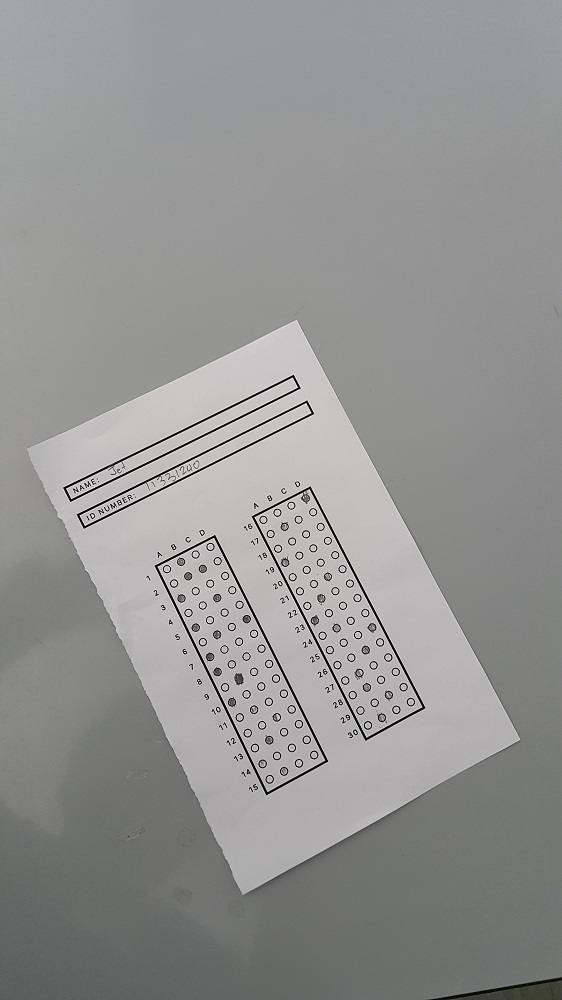
#> input picture With Test Cases/_Test Photos/10.jpg, 562 x 1000 px, given in place of 4.jpg, which was not available
$ python main.py   (older library calls are emulated)
#> lines starting #> are read from the running program, lines starting #| are printed output that depends on the picture; after the words box and inside, x2 and y2 are one past the last pixel; in counts of white or black regions, pixels touching at a corner belong together; pictures that were not available may be replaced by others from this repository, and a replacement may not be noted
### With Test Cases/normalize.py
import cv2
import numpy as np
import fourpoint as f
import rotate
import imutils

def normalize(filename):
#> called with filename = '4'
	image = cv2.imread("_Test Photos/"+filename+".jpg")
#> image is the input picture: shape (1000, 562, 3); mean B, G, R 146.7, 147.4, 147.4
	height = np.size(image, 0)
#> height = 1000
	width = np.size(image, 1)
#> width = 562

	# [6 lines of commented-out code are left out]

	scratch = image.copy()
	gray = cv2.cvtColor(image.copy(), cv2.COLOR_BGR2GRAY)
	gray = cv2.GaussianBlur(gray.copy(), (5, 5), 0)
	edged = cv2.Canny(gray, 50, 200)
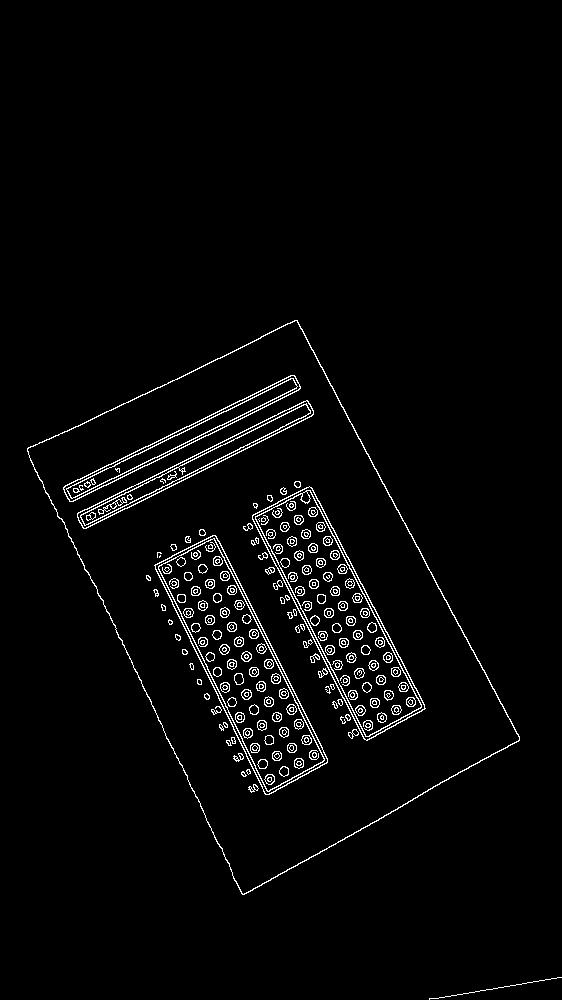
#> edged: shape (1000, 562); 2.7% white in thin lines or dots, all inside (x1, y1, x2, y2) = (27, 320, 562, 1000)
	#opening = cv2.morphologyEx(edged, cv2.MORPH_CLOSE, kernel)

	im2, cnts, hier = cv2.findContours(edged.copy(), cv2.RETR_LIST, cv2.CHAIN_APPROX_SIMPLE)
#> cnts = 567 contours, 312 with area under 20; largest, box (x1, y1, x2, y2) and area: (27, 320, 520, 895) 149297, (27, 320, 520, 895) 148649, (154, 535, 328, 795) 17966, (155, 535, 328, 795) 17682, (252, 486, 426, 741) 17182
	sorted_c = sorted(cnts, key = cv2.contourArea, reverse = True)
#> sorted_c has the same summary as cnts


	for c in sorted_c:
		peri = cv2.arcLength(c, True)
		approx = cv2.approxPolyDP(c, 0.04 * peri, True)

		if len(approx) == 4:
			paper = approx
			break
#> this loop made 1 pass
#> (peri, paper) on pass 1: (1712.2, [[297, 320], [27, 448], [242, 894], [519, 740]])


	cv2.drawContours(scratch, [paper], -1, (0,255,0), 3)
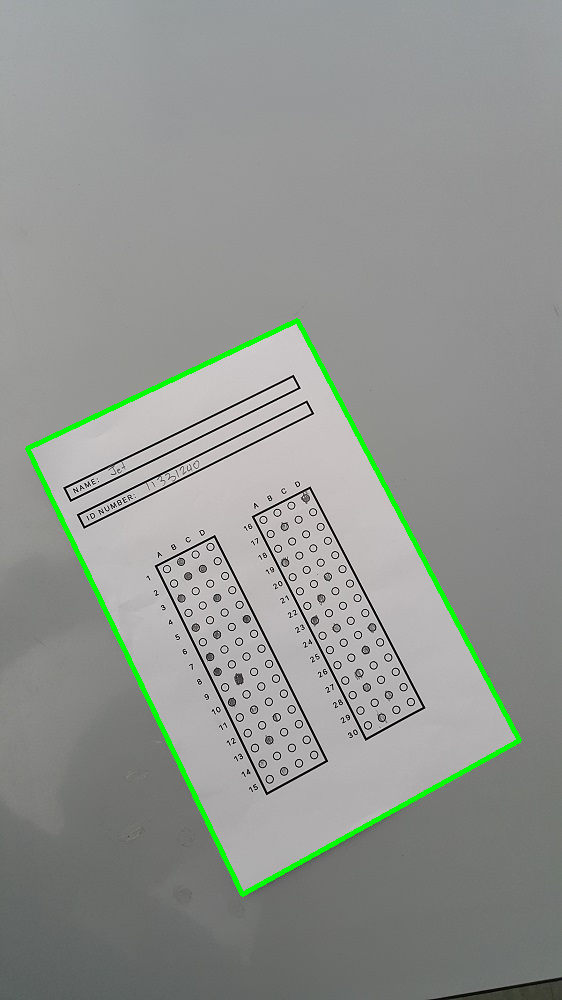
#> scratch: shape (1000, 562, 3); 1.4% of pixels changed, all inside (x1, y1, x2, y2) = (25, 318, 522, 897)
	warped = f.four_point_transform(image.copy(), paper.reshape(4, 2))
	warped = cv2.resize(warped, (1275, 1650))
	# [5 lines of commented-out code are left out]
	final = rotate.fixRotation(warped)

	return final

### With Test Cases/fourpoint.py
import numpy as np
import cv2


def order_points(pts):
	# initialzie a list of coordinates that will be ordered
	# such that the first entry in the list is the top-left,
	# the second entry is the top-right, the third is the
	# bottom-right, and the fourth is the bottom-left
	rect = np.zeros((4, 2), dtype = "float32")

	# the top-left point will have the smallest sum, whereas
	# the bottom-right point will have the largest sum
	s = pts.sum(axis = 1)
#> s = [617, 475, 1136, 1259]
	rect[0] = pts[np.argmin(s)]
	rect[2] = pts[np.argmax(s)]

	# now, compute the difference between the points, the
	# top-right point will have the smallest difference,
	# whereas the bottom-left will have the largest difference
	diff = np.diff(pts, axis = 1)
#> diff = [23, 421, 652, 221]
	rect[1] = pts[np.argmin(diff)]
	rect[3] = pts[np.argmax(diff)]

	# [5 lines of commented-out code are left out]

	width =  rect[1][0] - rect[0][0]
	height = rect[3][1] - rect[0][1]
	print (width)
	print (height)

	if(width > height):
		rect2 = np.zeros((4, 2), dtype = "float32")
		rect2[0] = rect[3]
		rect2[1] = rect[0]
		rect2[2] = rect[1]
		rect2[3] = rect[2]
		return rect2

	# return the ordered coordinates
	return rect


def four_point_transform(image, pts):


	rect = order_points(pts)
#> rect = [[27, 448], [297, 320], [519, 740], [242, 894]]
	(tl, tr, br, bl) = rect
#> tl = [27, 448]; tr = [297, 320]; br = [519, 740]; bl = [242, 894]

	widthA = np.sqrt(((br[0] - bl[0]) ** 2) + ((br[1] - bl[1]) ** 2))
#> widthA = 316.9
	widthB = np.sqrt(((tr[0] - tl[0]) ** 2) + ((tr[1] - tl[1]) ** 2))
#> widthB = 298.8
	maxWidth = max(int(widthA), int(widthB))
#> maxWidth = 316

	heightA = np.sqrt(((tr[0] - br[0]) ** 2) + ((tr[1] - br[1]) ** 2))
#> heightA = 475.1
	heightB = np.sqrt(((tl[0] - bl[0]) ** 2) + ((tl[1] - bl[1]) ** 2))
#> heightB = 495.1
	maxHeight = max(int(heightA), int(heightB))
#> maxHeight = 495


	dst = np.array([
		[0, 0],
		[maxWidth - 1, 0],
		[maxWidth - 1, maxHeight - 1],
		[0, maxHeight - 1]], dtype = "float32")
#> dst = [[0, 0], [315, 0], [315, 494], [0, 494]]

	M = cv2.getPerspectiveTransform(rect, dst)
#> M = [[0.985, -0.475, 186.2], [0.49, 1.03, -476.2], [-6.99e-05, 0.000182, 1]]
	warped = cv2.warpPerspective(image, M, (maxWidth, maxHeight))
	return warped

### With Test Cases/rotate.py
import cv2
import numpy as np
from matplotlib import pyplot as plt
from skimage import measure


def fixRotation(image):
	scratch = image.copy()
	gray = cv2.cvtColor(image.copy(), cv2.COLOR_BGR2GRAY)
#> gray: shape (1650, 1275)
	gray = cv2.GaussianBlur(gray.copy(), (5, 5), 0)

	edged = cv2.adaptiveThreshold(gray,255,cv2.ADAPTIVE_THRESH_GAUSSIAN_C,cv2.THRESH_BINARY,11,2)
#> edged: shape (1650, 1275); 92.1% white; 2418 black regions (2067 under 20 px), largest, box (x1, y1, x2, y2) and area: (254, 559, 540, 1410) 17889, (706, 556, 989, 1407) 17595, (62, 173, 1148, 237) 15691
	edged = 255-edged;
	edged =  cv2.morphologyEx(edged, cv2.MORPH_OPEN, np.ones((4,4)))
#> edged: shape (1650, 1275); 7.2% white; 488 white regions (70 under 20 px)


	# cv2.imshow("Here",scratch)
	# cv2.imshow("otherside",edged)

	blobs_labels, lent = measure.label(edged, background=0, return_num=1)
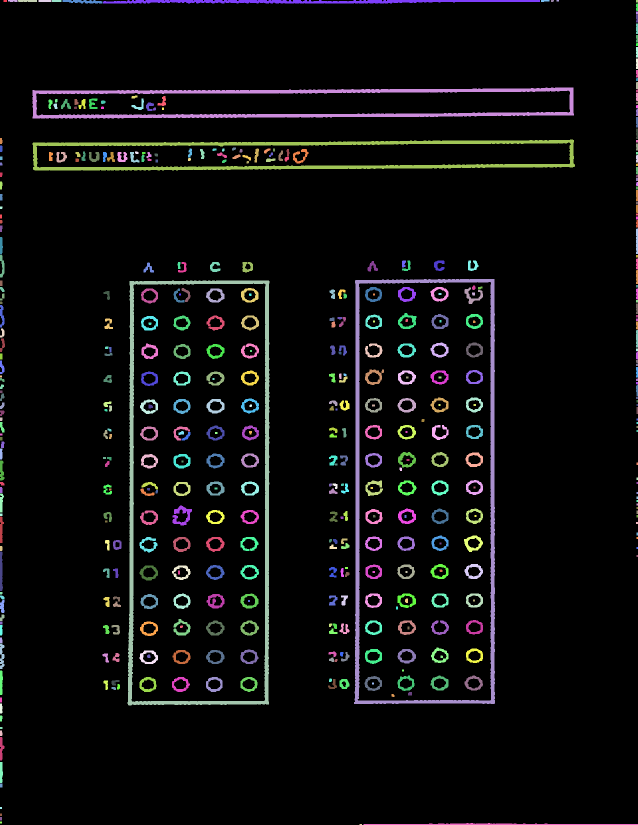
#> blobs_labels: shape (1650, 1275) int64 (shown at 1/2 size); 489 distinct labels, from 0 to 488; one colour per label, 0 black
#> lent = 488
	props = measure.regionprops(blobs_labels)
#> props = 488 regions; largest, box (x1, y1, x2, y2) and area: (255, 561, 539, 1411) 17320, (708, 558, 990, 1408) 17117, (65, 175, 1148, 237) 15414, (65, 279, 1150, 341) 15226, (206, 0, 1080, 7) 4530


	areas = []
	i = 0
	for p in props:
		areas.append([p.area, p.bbox, p.centroid ,i])
		i = i + 1
#> after the loop, areas = 488 items; i = 488

	areas.sort(reverse=True)

	x, y, x2, y2 = areas[2][1]
#> x = 175; y = 65; x2 = 237; y2 = 1148
	b1 = image[x:x2, y:y2]

	x, y, x2, y2 = areas[3][1]
#> x = 279; x2 = 341; y2 = 1150
	b2 = image[x:x2, y:y2]

	# cv2.imshow('b1', b1)
	# cv2.imshow('b2', b2)

	height = np.size(image, 0)
#> height = 1650
	width = np.size(image, 1)
#> width = 1275

	row_of_name = areas[3][2][0]
#> row_of_name = 310.2
#> `c.imshow("Image i"+str(i),imutils.resize(final.copy(), height=500))`:
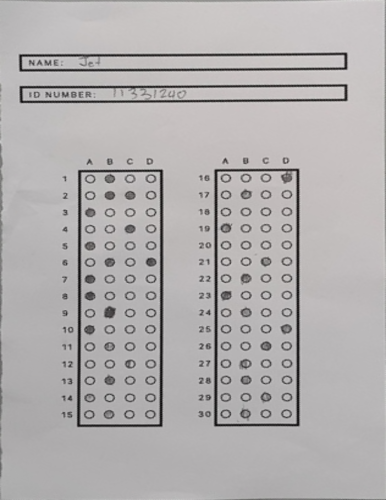
#> window 'Image i4': shape (500, 386, 3); mean B, G, R 175.5, 175.2, 178.1

	if(row_of_name > height/2):
		image=cv2.flip(image,0)
		image=cv2.flip(image,1)

	# cv2.imshow("final",image)
	return image

### With Test Cases/extract_answers.py
import cv2
import numpy as np
from matplotlib import pyplot as plt
from skimage import measure

def getAnswers(im, i):

	r, thresh = cv2.threshold(im, 0, 255, cv2.THRESH_BINARY+cv2.THRESH_OTSU)
	thresh = 255-thresh;
	thresh =  cv2.morphologyEx(thresh, cv2.MORPH_OPEN, np.ones((3,3)))

	a, b = im.shape[:2]
	bound1 = b/4
	bound2 = bound1*2
	bound3 = bound1*3
	bound4 = b

	height = a/15;
	width = b

	lowerbound = 1
	upperbound = height

	results = []
	for n in range(i, (i+15)):
		img = thresh[lowerbound:upperbound, 1:width]
		# cv2.imshow(str(n), img)

		label, count = measure.label(img, background=0, return_num=True)
		props = measure.regionprops(label)
		# [4 lines of commented-out code are left out]

		shaded = []
		for p in props:
			# print(p.area)
			if p.area > 700:
				shaded.append(p)

		shadeCount = len(shaded)

		if shadeCount > 1:
			results.append([n, 'Shade Error (more than 1 shade)'])
		elif shadeCount == 0:
			results.append([n, 'Shade Error (no shade)'])
		else:
			# results.append([n, 'Good Shade! Good job <3'])
			letter = None
			x, y = shaded[0].centroid
			if y >= 0 and y <= bound1:
				letter = 'A'
			elif y > bound1 and y <= bound2:
				letter = 'B'
			elif y > bound2 and y <= bound3:
				letter = 'C'
			elif y > bound3 and y <= bound4:
				letter = 'D'
			results.append([n, letter])

		lowerbound += height
		upperbound += height

	# for r in results:
	# 	print(r[0], r[1])

	return results


# start ---------------------------------------------------------------
def extract(final_output,filename):

#> called with filename = '4'
	img = final_output
	img = cv2.medianBlur(img,5)

	gray = cv2.cvtColor(img, cv2.COLOR_BGR2GRAY)
	thresh = cv2.adaptiveThreshold(gray,255,cv2.ADAPTIVE_THRESH_GAUSSIAN_C,cv2.THRESH_BINARY,11,2)
#> thresh: shape (1650, 1275); 92% white; 1773 black regions (1448 under 20 px), largest, box (x1, y1, x2, y2) and area: (254, 559, 540, 1410) 18138, (706, 556, 990, 1407) 17761, (63, 173, 1148, 237) 16012

	thresh = 255-thresh;
	thresh =  cv2.morphologyEx(thresh, cv2.MORPH_OPEN, np.ones((3,3)))
#> thresh: shape (1650, 1275); 7.6% white; 446 white regions (115 under 20 px)
	# cv2.imshow('adap', thresh)
	# cv2.imshow('not adap', thresh2)

	blobs_labels, lent = measure.label(thresh, background=0, return_num=1)
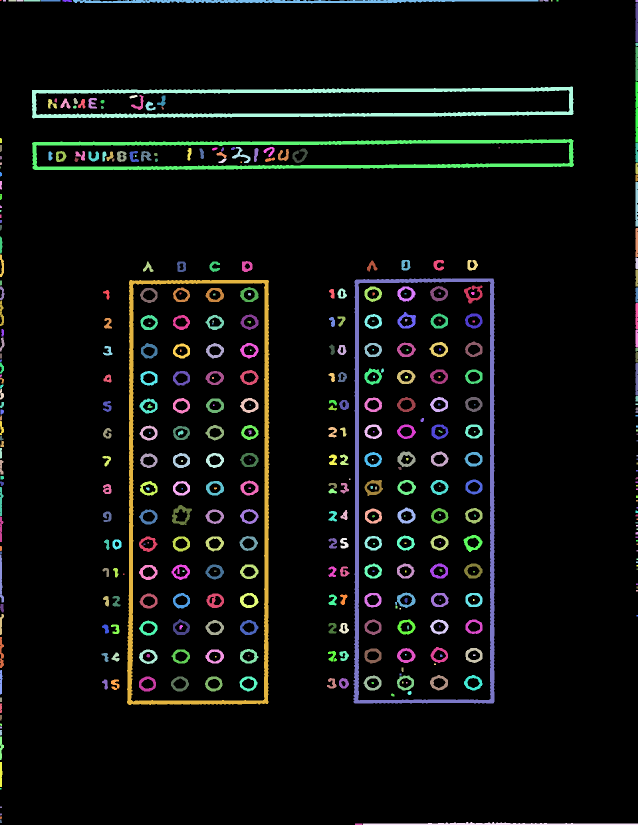
#> blobs_labels: shape (1650, 1275) int64 (shown at 1/2 size); 447 distinct labels, from 0 to 446; one colour per label, 0 black
#> lent = 446
	props = measure.regionprops(blobs_labels)
#> props = 446 regions; largest, box (x1, y1, x2, y2) and area: (254, 560, 539, 1410) 18094, (707, 557, 989, 1407) 17695, (64, 173, 1147, 237) 15957, (64, 278, 1148, 340) 15677, (146, 0, 1077, 7) 4175
	colord = plt.imshow(blobs_labels, cmap='spectral')
	plt.axis('off')
	plt.tight_layout()
	# plt.show()

	areas = []
	i = 0
	for p in props:
		areas.append([p.area, p.bbox, p.centroid])
		i = i + 1
#> after the loop, areas = 446 items; i = 446

	areas.sort(reverse=True)

	x1, y1 = areas[0][2]
#> x1 = 989.9; y1 = 395.7

	h, width = img.shape[:2]
	midpoint = width/2

	if y1 < midpoint:
		left = areas[0][1]
#> left = (560, 254, 1410, 539)
		right = areas[1][1]
#> right = (557, 707, 1407, 989)
	else:
		left = areas[1][1]
		right = areas[0][1]

	x, y, x2, y2 = left
#> x = 560; y = 254; x2 = 1410; y2 = 539
	ans_i1 = gray[x+12:x2-12, y+12:y2-12]
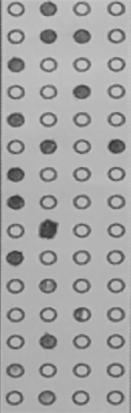
#> ans_i1: shape (826, 261) (shown at 1/2 size); min 44, max 202, mean 166.7
	results = getAnswers(ans_i1, 1)
#> in getAnswers, `r, thresh = cv2.threshold(im, 0, 255, cv2.THRESH_BINARY+cv2.THRESH_OTSU)`:
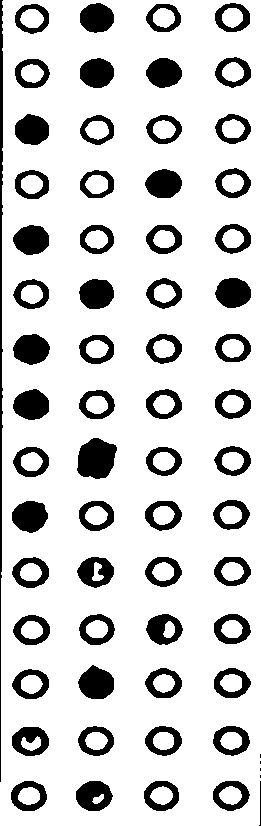
#> thresh: shape (826, 261); 82.6% white; 66 black regions (4 under 20 px), largest, box (x1, y1, x2, y2) and area: (0, 0, 3, 782) 1529, (77, 438, 117, 479) 1240, (78, 665, 114, 699) 897
#> in getAnswers, `r, thresh = cv2.threshold(im, 0, 255, cv2.THRESH_BINARY+cv2.THRESH_OTSU)`: r = 142
#> after the loop in getAnswers, `for n in range(i, (i+15)):`: lowerbound = 1; results = []; upperbound = 55.07

	x, y, x2, y2 = right
	ans_i2 = gray[x+12:x2-12, y+12:y2-12]
	results_right = getAnswers(ans_i2, 16)

	results = results + results_right

	text_file = open('_Results/' + filename + '.txt', 'w')

	for r in results:
		# print(r[0], r[1])
		text_file.write(str(r[0]) + ' ' + r[1] + '\n')

	text_file.close()

	# cv2.imshow('left?', ans_i1)
	# cv2.imshow('right?', ans_i2)

### With Test Cases/main.py
import extract_answers as e
import normalize as n
import cv2 as c
import imutils

test = range(4, 37)
defective = [8,15,16,17,19,20,26]


for i in test:
	if not i in defective:
		print("Doing this image: "+str(i))
		final = n.normalize(str(i))
		c.imshow("Image i"+str(i),imutils.resize(final.copy(), height=500))
#> (the run stopped early here; a loop or call above may not have finished)

$ run again, on With Test Cases/_Test Photos/14.jpg
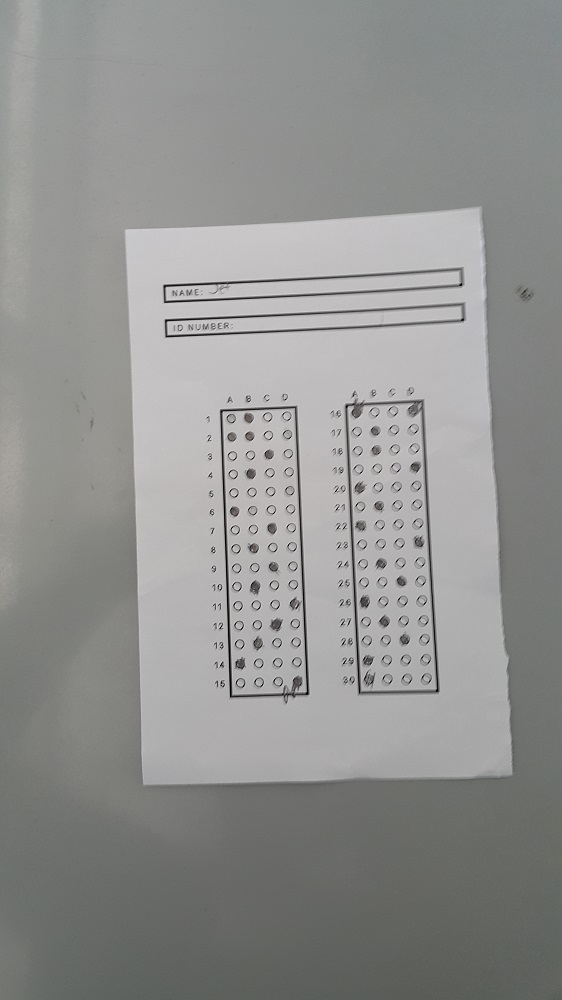
#> input picture With Test Cases/_Test Photos/14.jpg, 562 x 1000 px, given in place of 4.jpg, which was not available
#> in normalize, image is the input picture: shape (1000, 562, 3); mean B, G, R 144, 145.6, 145.2
#> in normalize, `height = np.size(image, 0)`: height = 1000
#> in normalize, `width = np.size(image, 1)`: width = 562
#> in normalize, `edged = cv2.Canny(gray, 50, 200)`:
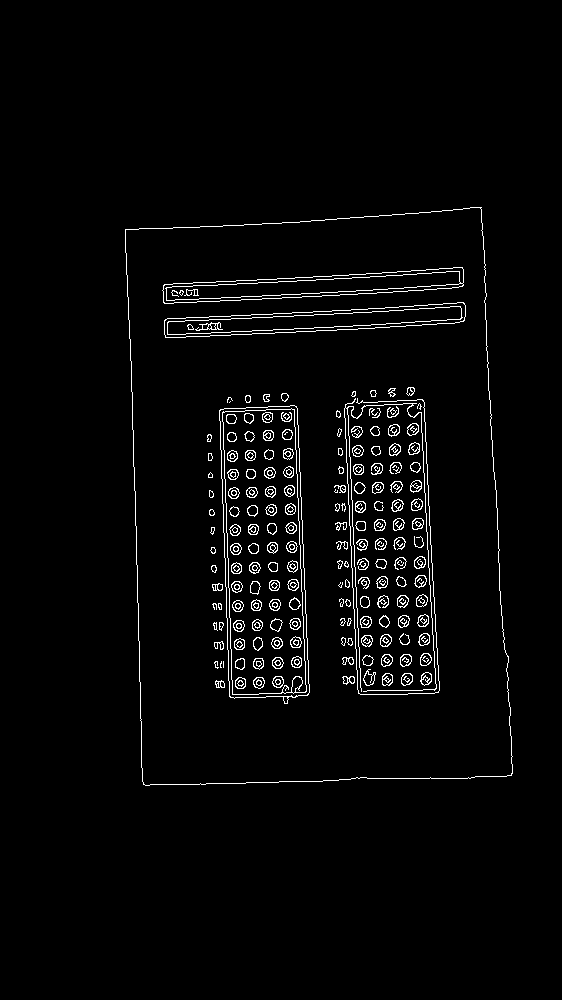
#> edged: shape (1000, 562); 2.7% white in thin lines or dots, all inside (x1, y1, x2, y2) = (125, 207, 513, 786)
#> cnts = 472 contours, 158 with area under 20; largest, box (x1, y1, x2, y2) and area: (125, 207, 513, 786) 202684, (125, 207, 513, 786) 202679, (219, 405, 310, 704) 22813, (219, 405, 310, 699) 22775, (222, 408, 307, 695) 20576
#> sorted_c has the same summary as cnts
#> the loop in normalize, `for c in sorted_c:` made 1 pass
#> (peri, paper) on pass 1: (1902.9, [[481, 207], [125, 229], [143, 784], [511, 775]])
#> scratch: shape (1000, 562, 3); 1.64% of pixels changed, all inside (x1, y1, x2, y2) = (123, 205, 514, 787)
#> s = [688, 354, 927, 1286]
#> diff = [-274, 104, 641, 264]
#> rect = [[125, 229], [481, 207], [511, 775], [143, 784]]
#> tl = [125, 229]; tr = [481, 207]; br = [511, 775]; bl = [143, 784]
#> widthA = 368.1
#> widthB = 356.7
#> maxWidth = 368
#> heightA = 568.8
#> heightB = 555.3
#> maxHeight = 568
#> dst = [[0, 0], [367, 0], [367, 567], [0, 567]]
#> M = [[1.08, -0.0349, -126.6], [0.0664, 1.07, -254.4], [7.22e-05, 5.6e-05, 1]]
#> in fixRotation, `blobs_labels, lent = measure.label(edged, background=0, return_num=1)`: lent = 589
#> in fixRotation, `props = measure.regionprops(blobs_labels)`: props = 589 regions; largest, box (x1, y1, x2, y2) and area: (318, 561, 596, 1412) 16099, (763, 548, 1043, 1411) 15847, (133, 176, 1202, 238) 14916, (133, 280, 1202, 341) 14513, (0, 648, 6, 1351) 3159
#> after the loop in fixRotation, `for p in props:`: areas = 589 items; i = 589
#> in fixRotation, `x, y, x2, y2 = areas[2][1]`: x = 176; y = 133; x2 = 238; y2 = 1202
#> in fixRotation, `x, y, x2, y2 = areas[3][1]`: x = 280; x2 = 341
#> in fixRotation, `height = np.size(image, 0)`: height = 1650
#> in fixRotation, `width = np.size(image, 1)`: width = 1275
#> row_of_name = 311.6
#> in extract, `blobs_labels, lent = measure.label(thresh, background=0, return_num=1)`: lent = 565
#> in extract, `props = measure.regionprops(blobs_labels)`: props = 565 regions; largest, box (x1, y1, x2, y2) and area: (317, 560, 595, 1428) 16574, (762, 559, 1042, 1410) 16322, (132, 176, 1198, 237) 14941, (132, 279, 1200, 340) 14785, (17, 0, 500, 9) 1875
#> after the loop in extract, `for p in props:`: areas = 565 items; i = 565
#> x1 = 990.2; y1 = 454.2
#> left = (560, 317, 1428, 595)
#> right = (559, 762, 1410, 1042)
#> in extract, `x, y, x2, y2 = left`: x = 560; y = 317; x2 = 1428; y2 = 595
#> r = 146
#> in getAnswers, `thresh =  cv2.morphologyEx(thresh, cv2.MORPH_OPEN, np.ones((3,3)))`:
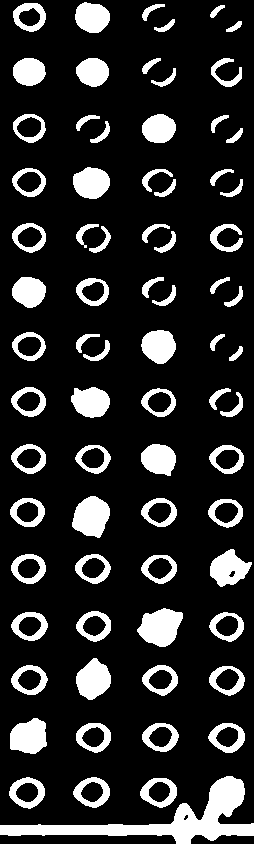
#> thresh: shape (844, 254); 16.5% white; 74 white regions, largest, box (x1, y1, x2, y2) and area: (0, 776, 254, 844) 4674, (137, 608, 183, 647) 1234, (72, 496, 110, 538) 1148
#> after the loop in getAnswers, `for n in range(i, (i+15)):`: lowerbound = 1; results = []; upperbound = 56.27
